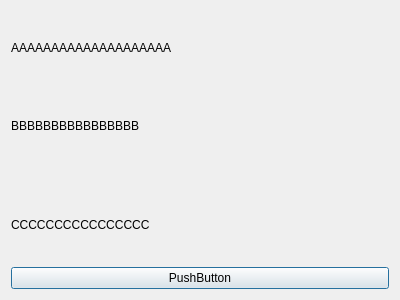
<?xml version="1.0" encoding="UTF-8"?>
<ui version="4.0">
 <class>TestPage</class>
 <widget class="QDialog" name="TestPage">
  <property name="geometry">
   <rect>
    <x>0</x>
    <y>0</y>
    <width>400</width>
    <height>300</height>
   </rect>
  </property>
  <property name="windowTitle">
   <string>Dialog</string>
  </property>
  <layout class="QVBoxLayout" name="verticalLayout">
   <item>
    <widget class="QLabel" name="label">
     <property name="text">
      <string>AAAAAAAAAAAAAAAAAAAA</string>
     </property>
    </widget>
   </item>
   <item>
    <widget class="QLabel" name="label_2">
     <property name="text">
      <string>BBBBBBBBBBBBBBBB</string>
     </property>
    </widget>
   </item>
   <item>
    <spacer name="horizontalSpacer">
     <property name="orientation">
      <enum>Qt::Horizontal</enum>
     </property>
     <property name="sizeHint" stdset="0">
      <size>
       <width>40</width>
       <height>20</height>
      </size>
     </property>
    </spacer>
   </item>
   <item>
    <widget class="QLabel" name="label_3">
     <property name="text">
      <string>CCCCCCCCCCCCCCCC</string>
     </property>
    </widget>
   </item>
   <item>
    <widget class="QPushButton" name="pushButton">
     <property name="text">
      <string>PushButton</string>
     </property>
    </widget>
   </item>
  </layout>
 </widget>
 <resources/>
 <connections/>
</ui>
